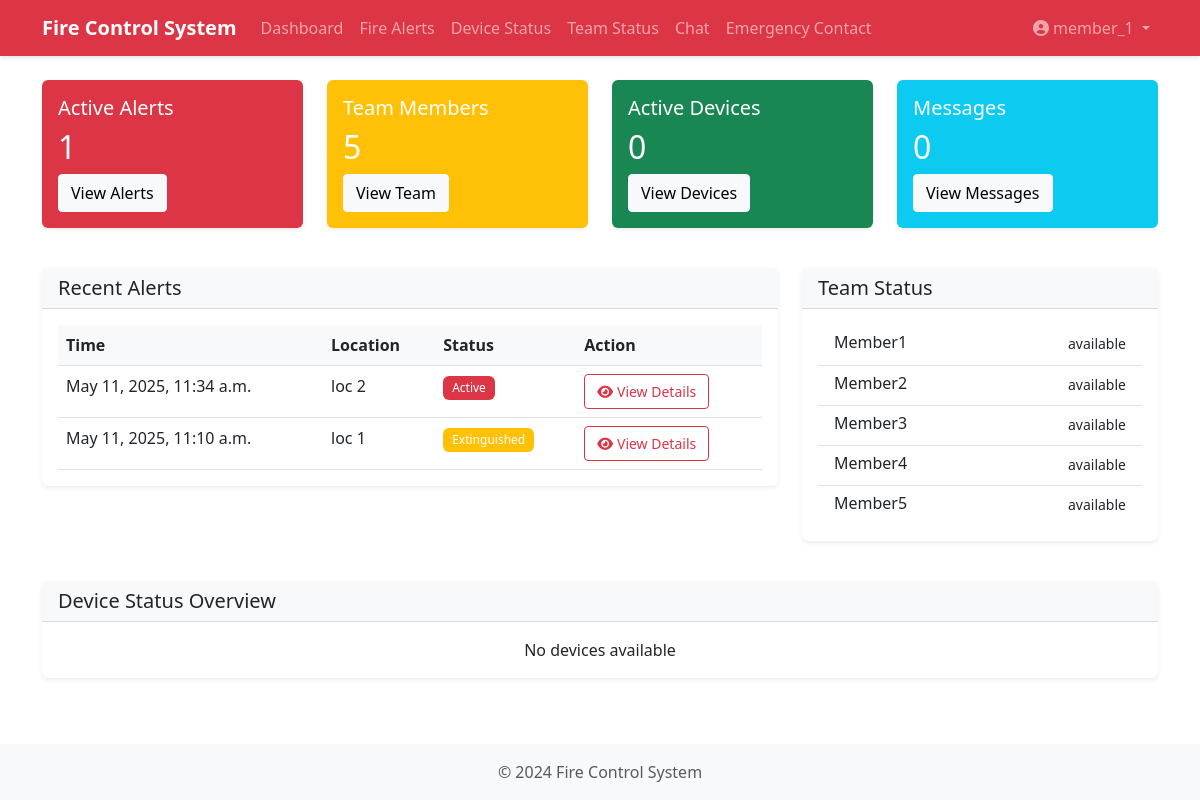
/ (signed in), run on the app's committed database.
### fire_control/models.py (models this page shows, shortened)
class User(AbstractUser):
    is_admin = models.BooleanField(default=False)
    is_fire_team = models.BooleanField(default=False)
    location = models.CharField(max_length=200, blank=True)
    status = models.CharField(max_length=50, default='available')

class FireAlert(models.Model):
    STATUS_CHOICES = [
        ('active', 'Active'),
        ('contained', 'Contained'),
        ('extinguished', 'Extinguished'),
        ('false_alarm', 'False Alarm'),
    ]
    SEVERITY_CHOICES = [
        ('low', 'Low'),
        ('medium', 'Medium'),
        ('high', 'High'),
        ('critical', 'Critical'),
    ]
    title = models.CharField(max_length=200)
    description = models.TextField()
    location = models.CharField(max_length=200)
    timestamp = models.DateTimeField(auto_now_add=True)
    status = models.CharField(max_length=50, choices=STATUS_CHOICES, default='active')
    severity = models.CharField(max_length=50, choices=SEVERITY_CHOICES, default='medium')
    notes = models.TextField(blank=True)
    created_by = models.ForeignKey(User, on_delete=models.CASCADE)

class TeamMember(models.Model):
    STATUS_CHOICES = [
        ('available', 'Available'),
        ('on_duty', 'On Duty'),
        ('responding', 'Responding'),
        ('off_duty', 'Off Duty'),
    ]
    ROLE_CHOICES = [
        ('firefighter', 'Firefighter'),
        ('firewatch', 'FireWatch'),
        ('team_leader', 'Team Leader'),
        ('equipment_manager', 'Equipment Manager'),
        ('safety_officer', 'Safety Officer'),
        ('paramedic', 'Paramedic'),
        ('driver', 'Driver'),
    ]
    user = models.OneToOneField(User, on_delete=models.CASCADE)
    name = models.CharField(max_length=200, blank=True, null=True)
    role = models.CharField(max_length=50, choices=ROLE_CHOICES, blank=True, null=True)
    contact_number = models.CharField(max_length=20, blank=True, null=True)
    status = models.CharField(max_length=50, choices=STATUS_CHOICES, default='available')
    equipment = models.TextField(blank=True)
    last_location_update = models.DateTimeField(auto_now=True)
    updated_at = models.DateTimeField(auto_now=True)

### fire_control/views.py (the view)
# urls.py: path('', views.dashboard, name='dashboard'),
@login_required
def dashboard(request):
    context = {
        'active_alerts_count': FireAlert.objects.filter(status='active').count(),
        'team_members_count': TeamMember.objects.count(),
        'active_devices_count': DeviceStatus.objects.filter(status='active').count(),
        'unread_messages_count': ChatMessage.objects.filter(
            receiver=request.user, is_read=False
        ).count(),
        'recent_alerts': FireAlert.objects.order_by('-timestamp')[:5],
        'team_status': TeamMember.objects.all(),
        'device_status': DeviceStatus.objects.all(),
    }
    return render(request, 'fire_control/dashboard.html', context)

### fire_control/templates/fire_control/dashboard.html (shortened to what this page needs)
{% extends "fire_control/base.html" %}
{% block content %}
<div class="row">
    <div class="col-md-3 mb-4">
        <div class="card bg-danger text-white">
            <div class="card-body">
                <h5 class="card-title">Active Alerts</h5>
                <h2 class="card-text">{{ active_alerts_count }}</h2>
                <a href="{% url 'fire_control:fire_alerts' %}" class="btn btn-light">View Alerts</a>
            </div>
        </div>
    </div>
    <div class="col-md-3 mb-4">
        <div class="card bg-warning text-white">
            <div class="card-body">
                <h5 class="card-title">Team Members</h5>
                <h2 class="card-text">{{ team_members_count }}</h2>
                <a href="{% url 'fire_control:team_status' %}" class="btn btn-light">View Team</a>
            </div>
        </div>
    </div>
    <div class="col-md-3 mb-4">
        <div class="card bg-success text-white">
            <div class="card-body">
                <h5 class="card-title">Active Devices</h5>
                <h2 class="card-text">{{ active_devices_count }}</h2>
                <a href="{% url 'fire_control:device_status' %}" class="btn btn-light">View Devices</a>
            </div>
        </div>
    </div>
    <div class="col-md-3 mb-4">
        <div class="card bg-info text-white">
            <div class="card-body">
                <h5 class="card-title">Messages</h5>
                <h2 class="card-text">{{ unread_messages_count }}</h2>
                <a href="{% url 'fire_control:chat' %}" class="btn btn-light">View Messages</a>
            </div>
        </div>
    </div>
</div>
<div class="row mb-4">
    <div class="col-md-8">
        <div class="card">
            <div class="card-header">
                <h5 class="card-title mb-0">Recent Alerts</h5>
            </div>
            <div class="card-body">
                <div class="table-responsive">
                    <table class="table">
                        <thead>
                            <tr>
                                <th>Time</th>
                                <th>Location</th>
                                <th>Status</th>
                                <th>Action</th>
                            </tr>
                        </thead>
                        <tbody>
                            {% for alert in recent_alerts %}
                            <tr>
                                <td>{{ alert.timestamp }}</td>
                                <td>{{ alert.location }}</td>
                                <td>
                                    <span class="badge {% if alert.status == 'active' %}bg-danger{% elif alert.status == 'resolved' %}bg-success{% else %}bg-warning{% endif %}">{{ alert.status|title }}</span>
                                </td>
                                <td>
                                    <a href="{% url 'fire_control:fire_alert_detail' alert.pk %}" class="btn btn-sm btn-outline-danger">
                                        <i class="fa-solid fa-eye me-1"></i>View Details
                                    </a>
                                </td>
                            </tr>
                            {% empty %}
                            <tr>
                                <td colspan="4" class="text-center">No recent alerts</td>
                            </tr>
                            {% endfor %}
                        </tbody>
                    </table>
                </div>
            </div>
        </div>
    </div>
    <div class="col-md-4">
        <div class="card">
            <div class="card-header">
                <h5 class="card-title mb-0">Team Status</h5>
            </div>
            <div class="card-body">
                <div class="list-group">
                    {% for member in team_status %}
                    <div class="list-group-item">
                        <div class="d-flex w-100 justify-content-between">
                            <h6 class="mb-1">{{ member.name }}</h6>
                            <small>{{ member.status }}</small>
                        </div>
                    </div>
                    {% empty %}
                    <div class="list-group-item">No team members available</div>
                    {% endfor %}
                </div>
            </div>
        </div>
    </div>
</div>
<div class="row">
    <div class="col-12">
        <div class="card">
            <div class="card-header">
                <h5 class="card-title mb-0">Device Status Overview</h5>
            </div>
            <div class="card-body">
                <div class="row">
                    {% for device in device_status %}
                    <div class="col-md-3 mb-3">
                        <div class="card h-100">
                            <div class="card-body">
                                <h6 class="card-title">{{ device.name }}</h6>
                                <p class="card-text">
                                    Status: <span class="badge bg-{{ device.status_color }}">{{ device.status }}</span>
                                </p>
                                <small class="text-muted">Last checked: {{ device.last_checked }}</small>
                            </div>
                        </div>
                    </div>
                    {% empty %}
                    <div class="col-12 text-center">No devices available</div>
                    {% endfor %}
                </div>
            </div>
        </div>
    </div>
</div>
{% endblock %}

### fire_control/templates/fire_control/base.html (shortened to what this page needs)
{% load static %}
<!DOCTYPE html>
<html lang="en">
<head>
    <link href="https://cdn.jsdelivr.net/npm/bootstrap@5.3.0/dist/css/bootstrap.min.css" rel="stylesheet">
    <link href="https://cdnjs.cloudflare.com/ajax/libs/font-awesome/6.5.1/css/all.min.css" rel="stylesheet">
    <link href="https://cdn.jsdelivr.net/npm/sweetalert2@11/dist/sweetalert2.min.css" rel="stylesheet">
    <link href="{% static 'fire_control/css/style.css' %}" rel="stylesheet">
</head>
<body>
    <nav class="navbar navbar-expand-lg navbar-dark bg-danger">
        <div class="container">
            <a class="navbar-brand" href="{% url 'fire_control:dashboard' %}">Fire Control System</a>
            <div class="collapse navbar-collapse" id="navbarNav">
                <ul class="navbar-nav me-auto">
                    {% if user.is_authenticated %}
                        <li class="nav-item">
                            <a class="nav-link" href="{% url 'fire_control:dashboard' %}">Dashboard</a>
                        </li>
                        <li class="nav-item">
                            <a class="nav-link" href="{% url 'fire_control:fire_alerts' %}">Fire Alerts</a>
                        </li>
                        {% if user.is_admin or user.is_fire_team %}
                            <li class="nav-item">
                                <a class="nav-link" href="{% url 'fire_control:device_status' %}">Device Status</a>
                            </li>
                        {% endif %}
                        <li class="nav-item">
                            <a class="nav-link" href="{% url 'fire_control:team_status' %}">Team Status</a>
                        </li>
                        <li class="nav-item">
                            <a class="nav-link" href="{% url 'fire_control:chat' %}">Chat</a>
                        </li>
                        {% if user.is_admin or user.is_fire_team %}
                            <li class="nav-item">
                                <a class="nav-link" href="{% url 'fire_control:emergency_contact' %}">Emergency Contact</a>
                            </li>
                        {% endif %}
                    {% endif %}
                </ul>
                <ul class="navbar-nav">
                    {% if user.is_authenticated %}
                        <li class="nav-item dropdown">
                            <a class="nav-link dropdown-toggle" href="#" id="userDropdown" role="button" data-bs-toggle="dropdown" aria-expanded="false">
                                <i class="fa-solid fa-user-circle me-1"></i>{{ user.username }}
                            </a>
                        </li>
                    {% else %}
                        <li class="nav-item">
                            <a class="nav-link" href="{% url 'login' %}">Login</a>
                        </li>
                    {% endif %}
                </ul>
            </div>
        </div>
    </nav>
    <div class="container mt-4">
        {% block content %}
        {% endblock %}
    </div>
    <footer class="footer mt-auto py-3 bg-light">
        <div class="container text-center">
            <span class="text-muted">© 2024 Fire Control System</span>
        </div>
    </footer>
</body>
</html>

### fire_control/static/fire_control/css/style.css (style rules this page uses)
body { min-height: 100vh; display: flex; flex-direction: column; }
.footer { margin-top: auto; }
.card { box-shadow: 0 0.125rem 0.25rem rgba(0, 0, 0, 0.075); border: none; margin-bottom: 1rem; }
.card-header { background-color: #f8f9fa; border-bottom: 1px solid rgba(0, 0, 0, 0.125); }
.table { margin-bottom: 0; }
.table th { border-top: none; background-color: #f8f9fa; }
.badge { padding: 0.5em 0.75em; font-weight: 500; }
.btn { border-radius: 0.25rem; padding: 0.375rem 0.75rem; }
.navbar { box-shadow: 0 2px 4px rgba(0, 0, 0, 0.1); }
.navbar-brand { font-weight: 600; }
.card.bg-danger, .card.bg-warning, .card.bg-success, .card.bg-info { transition: transform 0.2s ease-in-out; }
.list-group-item { border-left: none; border-right: none; }
.list-group-item:first-child { border-top: none; }
.list-group-item:last-child { border-bottom: none; }

### data on the page
User: username "member_1"
FireAlert: timestamp "May 11, 2025, 11:34 a.m.", location "loc 2", status "Active"
FireAlert: timestamp "May 11, 2025, 11:10 a.m.", location "loc 1", status "Extinguished"
TeamMember: name "Member1", status "available"
TeamMember: name "Member2", status "available"
TeamMember: name "Member3", status "available"
TeamMember: name "Member4", status "available"
TeamMember: name "Member5", status "available"

### other printed values
{{ active_alerts_count }} "1"
{{ team_members_count }} "5"
{{ active_devices_count }} "0"
{{ unread_messages_count }} "0"
